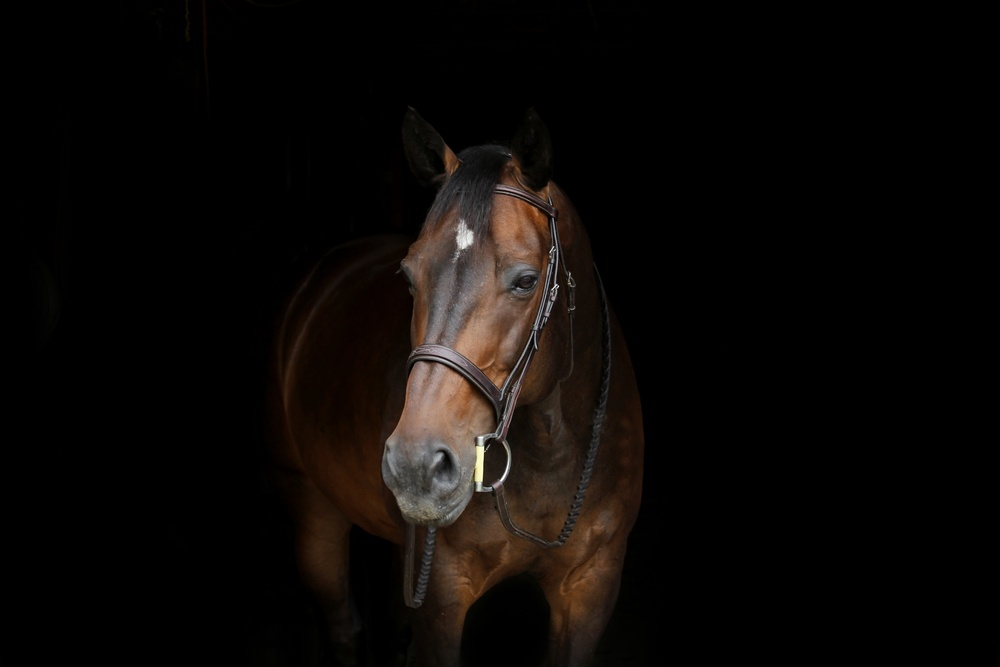
#> input picture DATA/horse.jpg, 1000 x 667 px, shrunk from 2700 x 1800 before the run
$ jupyter execute gpt_binarization.ipynb
#> lines starting #> are read from the running program, lines starting #| are printed output that depends on the picture; after the words box and inside, x2 and y2 are one past the last pixel; in counts of white or black regions, pixels touching at a corner belong together
[cell 1]
import numpy as np
import cv2
import matplotlib.pyplot as plt

def adaptive_binarization(img, block_size, k):
    # Get image dimensions
    rows, cols = img.shape

    # Create an empty binary image
    binary_img = np.zeros((rows, cols))

    # Iterate over each pixel in the image
    for i in range(rows):
        for j in range(cols):
            # Get the coordinates for the current block
            x1, y1 = max(0, i-block_size//2), max(0, j-block_size//2)
            x2, y2 = min(rows, i+block_size//2), min(cols, j+block_size//2)

            # Calculate the mean value of the current block
            mean = np.mean(img[x1:x2, y1:y2])

            # Threshold the current pixel
            if img[i, j] > mean - k:
                binary_img[i, j] = 255
            else:
                binary_img[i, j] = 0
    return binary_img

# Load the image
img = cv2.imread("../DATA/horse.jpg", cv2.IMREAD_GRAYSCALE)
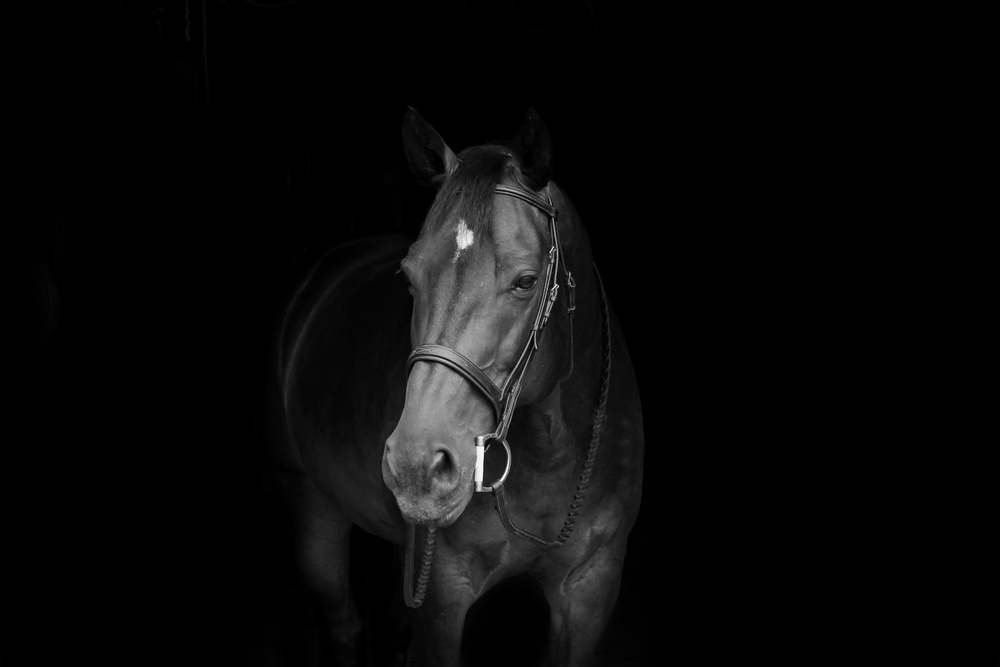
#> img: shape (667, 1000); min 0, max 255, mean 9.6

# Apply the adaptive binarization algorithm
block_size = 11
k = 2
thresholded = adaptive_binarization(img, block_size, k)
#> after the loop in adaptive_binarization, `for i in range(rows):`:
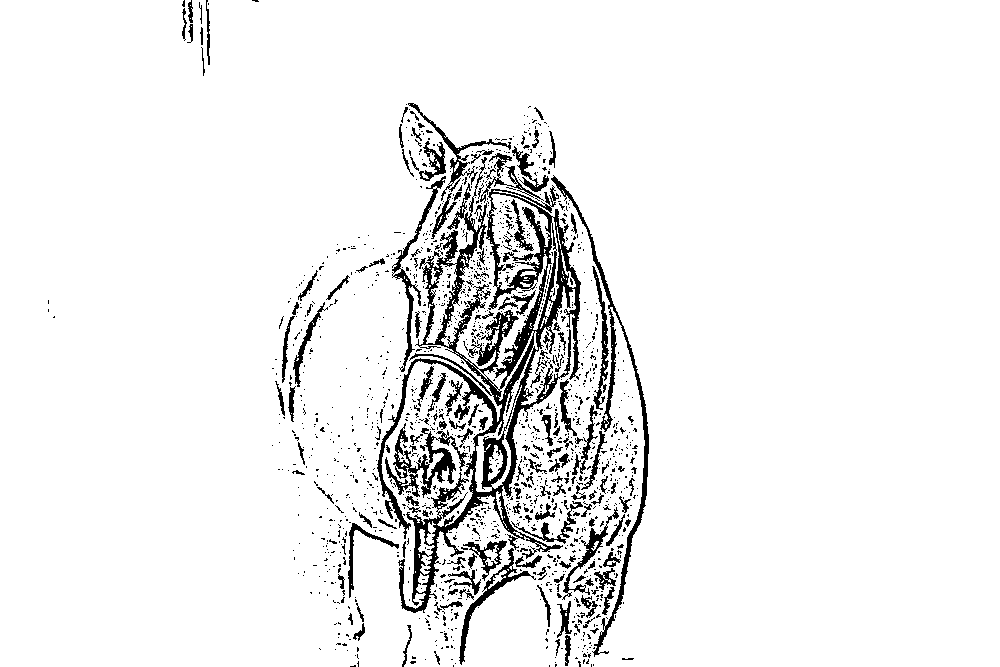
#> binary_img: shape (667, 1000) float64; 93.4% white; 1478 black regions (1311 under 20 px), largest, box (x1, y1, x2, y2) and area: (377, 157, 581, 613) 17598, (551, 175, 649, 657) 2607, (385, 423, 468, 498) 1860
# plt.imshow(img)
# plt.imshow(thresholded)
img
thresholded

# Save the thresholded image
# cv2.imwrite("../DATA/thresholded_image.jpg", thresholded)
